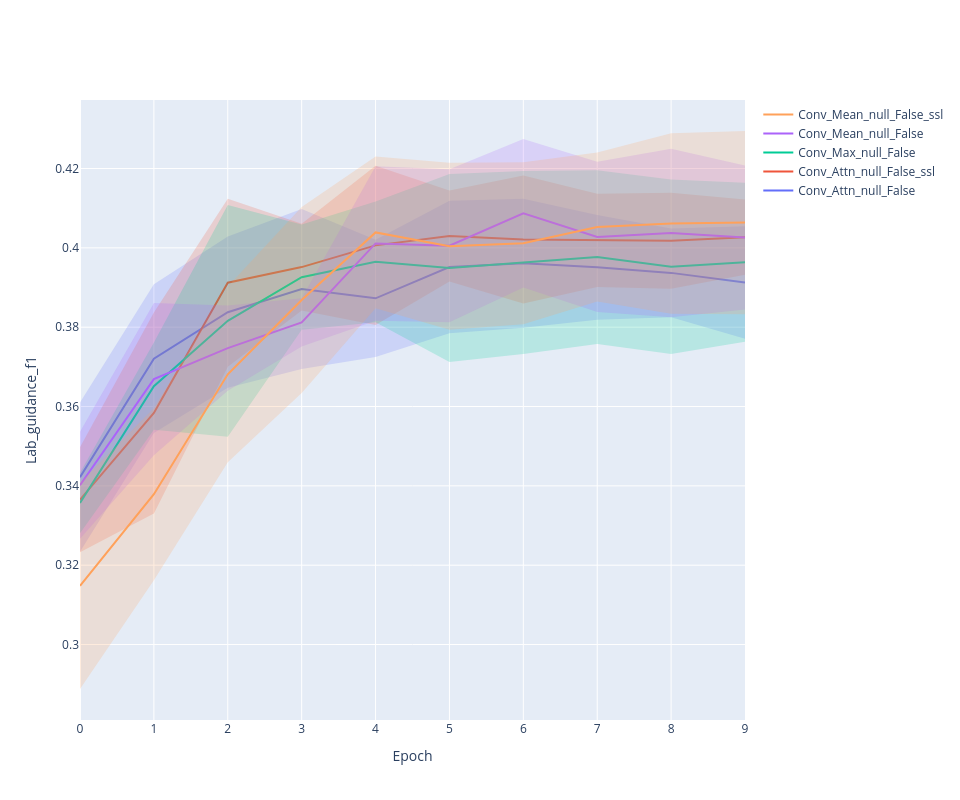

The cell this chart's notebook holds for it:
### Code cell
line_plot(history, 'lab_guidance_f1')

### Figure 1 — Plotly figure (JSON) as saved in the notebook; plotly's stock layout.template omitted (floating-point values rounded to 4 significant figures)
{"data": [{"line": {"color": "#636EFA"}, "mode": "lines", "name": "Conv_Attn_null_False", "type": "scatter", "x": [0, 1, 2, 3, 4, 5, 6, 7, 8, 9], "y": [0.3422, 0.3721, 0.3838, 0.3896, 0.3873, 0.3952, 0.3961, 0.3951, 0.3937, 0.3913]}, {"line": {"width": 0}, "marker": {"color": "#444"}, "mode": "lines", "showlegend": false, "type": "scatter", "x": [0, 1, 2, 3, 4, 5, 6, 7, 8, 9], "y": [0.361, 0.3908, 0.4028, 0.4098, 0.402, 0.4119, 0.4124, 0.4083, 0.4049, 0.4055]}, {"fill": "tonexty", "fillcolor": "rgba(99, 110, 250,0.2)", "line": {"width": 0}, "marker": {"color": "#444"}, "mode": "lines", "showlegend": false, "type": "scatter", "x": [0, 1, 2, 3, 4, 5, 6, 7, 8, 9], "y": [0.3234, 0.3533, 0.3647, 0.3694, 0.3725, 0.3785, 0.3799, 0.3819, 0.3825, 0.3771]}, {"line": {"color": "#EF553B"}, "mode": "lines", "name": "Conv_Attn_null_False_ssl", "type": "scatter", "x": [0, 1, 2, 3, 4, 5, 6, 7, 8, 9], "y": [0.3365, 0.3584, 0.3912, 0.3952, 0.4006, 0.403, 0.4021, 0.4019, 0.4018, 0.4027]}, {"line": {"width": 0}, "marker": {"color": "#444"}, "mode": "lines", "showlegend": false, "type": "scatter", "x": [0, 1, 2, 3, 4, 5, 6, 7, 8, 9], "y": [0.3497, 0.3837, 0.4124, 0.4061, 0.4207, 0.4144, 0.4183, 0.4136, 0.4139, 0.4122]}, {"fill": "tonexty", "fillcolor": "rgba(239, 85, 59,0.2)", "line": {"width": 0}, "marker": {"color": "#444"}, "mode": "lines", "showlegend": false, "type": "scatter", "x": [0, 1, 2, 3, 4, 5, 6, 7, 8, 9], "y": [0.3233, 0.333, 0.3701, 0.3842, 0.3806, 0.3915, 0.386, 0.3901, 0.3897, 0.3932]}, {"line": {"color": "#00CC96"}, "mode": "lines", "name": "Conv_Max_null_False", "type": "scatter", "x": [0, 1, 2, 3, 4, 5, 6, 7, 8, 9], "y": [0.3357, 0.3651, 0.3816, 0.3926, 0.3965, 0.3949, 0.3963, 0.3977, 0.3952, 0.3964]}, {"line": {"width": 0}, "marker": {"color": "#444"}, "mode": "lines", "showlegend": false, "type": "scatter", "x": [0, 1, 2, 3, 4, 5, 6, 7, 8, 9], "y": [0.3433, 0.3761, 0.4108, 0.4059, 0.4117, 0.4186, 0.4194, 0.4196, 0.4172, 0.4164]}, {"fill": "tonexty", "fillcolor": "rgba(0, 204, 150,0.2)", "line": {"width": 0}, "marker": {"color": "#444"}, "mode": "lines", "showlegend": false, "type": "scatter", "x": [0, 1, 2, 3, 4, 5, 6, 7, 8, 9], "y": [0.3281, 0.3541, 0.3524, 0.3793, 0.3812, 0.3712, 0.3732, 0.3757, 0.3732, 0.3763]}, {"line": {"color": "#AB63FA"}, "mode": "lines", "name": "Conv_Mean_null_False", "type": "scatter", "x": [0, 1, 2, 3, 4, 5, 6, 7, 8, 9], "y": [0.3402, 0.3669, 0.3747, 0.3812, 0.4011, 0.4006, 0.4087, 0.4028, 0.4038, 0.4026]}, {"line": {"width": 0}, "marker": {"color": "#444"}, "mode": "lines", "showlegend": false, "type": "scatter", "x": [0, 1, 2, 3, 4, 5, 6, 7, 8, 9], "y": [0.3536, 0.3861, 0.3855, 0.3873, 0.4206, 0.4198, 0.4275, 0.4217, 0.425, 0.4207]}, {"fill": "tonexty", "fillcolor": "rgba(171, 99, 250,0.2)", "line": {"width": 0}, "marker": {"color": "#444"}, "mode": "lines", "showlegend": false, "type": "scatter", "x": [0, 1, 2, 3, 4, 5, 6, 7, 8, 9], "y": [0.3267, 0.3477, 0.364, 0.3751, 0.3816, 0.3813, 0.39, 0.3838, 0.3825, 0.3844]}, {"line": {"color": "#FFA15A"}, "mode": "lines", "name": "Conv_Mean_null_False_ssl", "type": "scatter", "x": [0, 1, 2, 3, 4, 5, 6, 7, 8, 9], "y": [0.3148, 0.3379, 0.3681, 0.3869, 0.4039, 0.4004, 0.4012, 0.4052, 0.4061, 0.4064]}, {"line": {"width": 0}, "marker": {"color": "#444"}, "mode": "lines", "showlegend": false, "type": "scatter", "x": [0, 1, 2, 3, 4, 5, 6, 7, 8, 9], "y": [0.3408, 0.3596, 0.3903, 0.4103, 0.423, 0.4215, 0.4216, 0.424, 0.4289, 0.4295]}, {"fill": "tonexty", "fillcolor": "rgba(255, 161, 90,0.2)", "line": {"width": 0}, "marker": {"color": "#444"}, "mode": "lines", "showlegend": false, "type": "scatter", "x": [0, 1, 2, 3, 4, 5, 6, 7, 8, 9], "y": [0.2888, 0.3162, 0.346, 0.3634, 0.3848, 0.3793, 0.3808, 0.3865, 0.3834, 0.3833]}], "layout": {"height": 800, "width": 960, "xaxis": {"title": {"text": "Epoch"}}, "yaxis": {"title": {"text": "Lab_guidance_f1"}}}}
